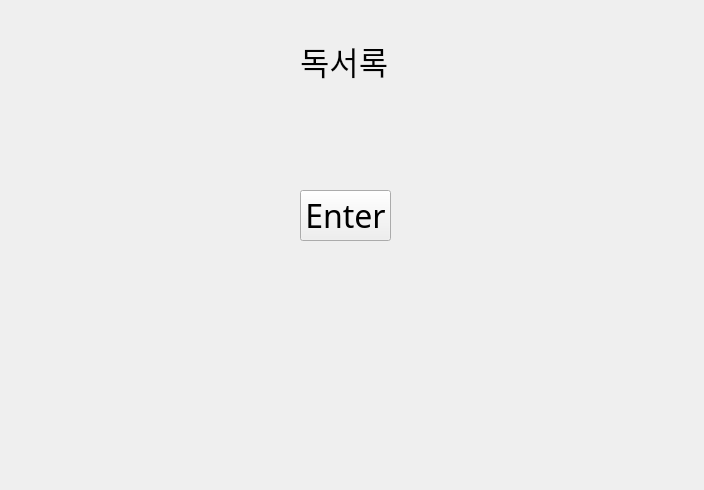
<?xml version="1.0" encoding="UTF-8"?>
<ui version="4.0">
 <class>Form</class>
 <widget class="QWidget" name="Form">
  <property name="geometry">
   <rect>
    <x>0</x>
    <y>0</y>
    <width>704</width>
    <height>490</height>
   </rect>
  </property>
  <property name="font">
   <font>
    <family>Agency FB</family>
    <pointsize>24</pointsize>
   </font>
  </property>
  <property name="windowTitle">
   <string>Form</string>
  </property>
  <widget class="QPushButton" name="pushButton">
   <property name="geometry">
    <rect>
     <x>300</x>
     <y>190</y>
     <width>91</width>
     <height>51</height>
    </rect>
   </property>
   <property name="font">
    <font>
     <family>Agency FB</family>
     <pointsize>24</pointsize>
    </font>
   </property>
   <property name="text">
    <string>Enter</string>
   </property>
  </widget>
  <widget class="QLabel" name="label">
   <property name="geometry">
    <rect>
     <x>300</x>
     <y>40</y>
     <width>101</width>
     <height>41</height>
    </rect>
   </property>
   <property name="font">
    <font>
     <family>HY엽서M</family>
     <weight>50</weight>
     <bold>false</bold>
    </font>
   </property>
   <property name="text">
    <string>독서록</string>
   </property>
  </widget>
 </widget>
 <resources/>
 <connections>
  <connection>
   <sender>pushButton</sender>
   <signal>clicked()</signal>
   <receiver>Form</receiver>
   <slot>show2()</slot>
   <hints>
    <hint type="sourcelabel">
     <x>342</x>
     <y>204</y>
    </hint>
    <hint type="destinationlabel">
     <x>486</x>
     <y>184</y>
    </hint>
   </hints>
  </connection>
 </connections>
 <slots>
  <slot>slot1()</slot>
  <slot>show2()</slot>
 </slots>
</ui>
